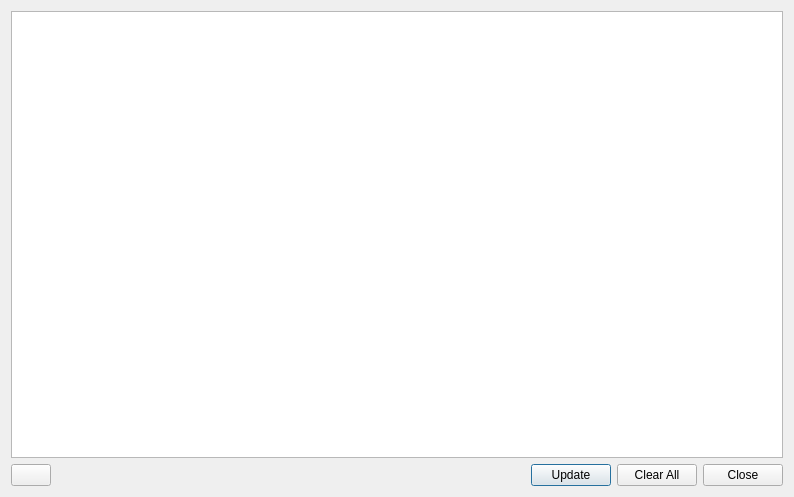
<?xml version="1.0" encoding="UTF-8"?>
<ui version="4.0">
 <class>LabelsDialog</class>
 <widget class="QDialog" name="LabelsDialog">
  <property name="geometry">
   <rect>
    <x>0</x>
    <y>0</y>
    <width>794</width>
    <height>497</height>
   </rect>
  </property>
  <property name="windowTitle">
   <string>Managing Labels</string>
  </property>
  <property name="windowIcon">
   <iconset resource="images.qrc">
    <normaloff>:/icons/images/22x22/labels.png</normaloff>:/icons/images/22x22/labels.png</iconset>
  </property>
  <layout class="QVBoxLayout" name="verticalLayout">
   <item>
    <widget class="QTableView" name="tableView">
     <property name="alternatingRowColors">
      <bool>true</bool>
     </property>
     <property name="selectionMode">
      <enum>QAbstractItemView::SingleSelection</enum>
     </property>
     <property name="selectionBehavior">
      <enum>QAbstractItemView::SelectRows</enum>
     </property>
     <property name="sortingEnabled">
      <bool>true</bool>
     </property>
     <attribute name="horizontalHeaderShowSortIndicator" stdset="0">
      <bool>true</bool>
     </attribute>
     <attribute name="horizontalHeaderStretchLastSection">
      <bool>true</bool>
     </attribute>
     <attribute name="verticalHeaderVisible">
      <bool>false</bool>
     </attribute>
    </widget>
   </item>
   <item>
    <layout class="QHBoxLayout" name="horizontalLayout">
     <item>
      <widget class="QPushButton" name="deletePushButton">
       <property name="focusPolicy">
        <enum>Qt::NoFocus</enum>
       </property>
       <property name="text">
        <string/>
       </property>
       <property name="icon">
        <iconset>
         <normalon>:/icons/images/22x22/remove.png</normalon>
        </iconset>
       </property>
      </widget>
     </item>
     <item>
      <spacer name="horizontalSpacer">
       <property name="orientation">
        <enum>Qt::Horizontal</enum>
       </property>
       <property name="sizeHint" stdset="0">
        <size>
         <width>40</width>
         <height>20</height>
        </size>
       </property>
      </spacer>
     </item>
     <item>
      <widget class="QPushButton" name="updatePushButton">
       <property name="text">
        <string>Update</string>
       </property>
      </widget>
     </item>
     <item>
      <widget class="QPushButton" name="clearPushButton">
       <property name="text">
        <string>Clear All</string>
       </property>
      </widget>
     </item>
     <item>
      <widget class="QPushButton" name="closePushButton">
       <property name="text">
        <string>Close</string>
       </property>
      </widget>
     </item>
    </layout>
   </item>
  </layout>
 </widget>
 <resources>
  <include location="images.qrc"/>
 </resources>
 <connections>
  <connection>
   <sender>closePushButton</sender>
   <signal>clicked()</signal>
   <receiver>LabelsDialog</receiver>
   <slot>reject()</slot>
   <hints>
    <hint type="sourcelabel">
     <x>738</x>
     <y>469</y>
    </hint>
    <hint type="destinationlabel">
     <x>549</x>
     <y>489</y>
    </hint>
   </hints>
  </connection>
 </connections>
</ui>
